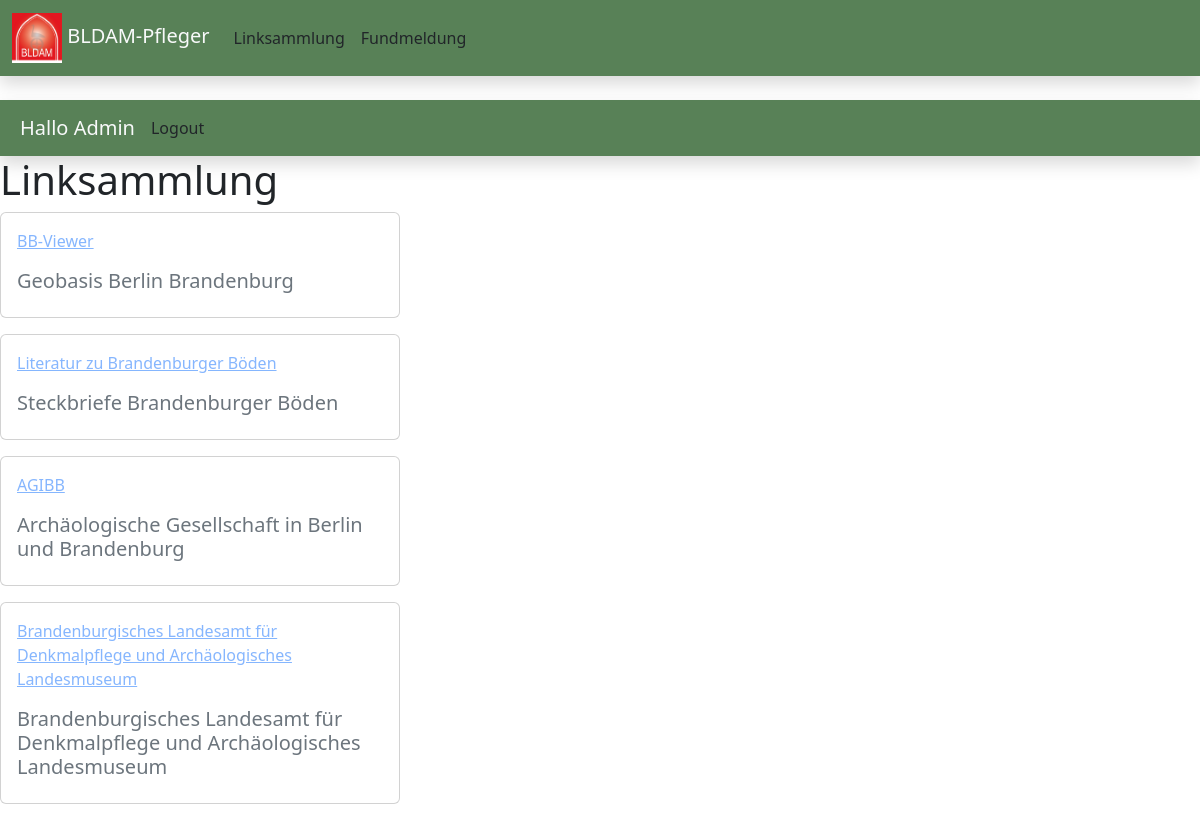
/linksammlung/ (signed in), run on the app's committed database.
### fundmeldung/models.py (models this page shows, shortened)
class Linksammlung(models.Model):
    name = models.CharField(max_length=100, null=True)
    url = models.URLField()
    beschreibung = models.TextField(max_length=100, null=True,blank=True)

### fundmeldung/views.py (the view)
# urls.py: path('linksammlung/', views.linksammlung, name='linksammlung'),
def linksammlung(request):
    linksammlungs = Linksammlung.objects.all()
    return render(request, 'linksammlung.html', {'linksammlungs': linksammlungs})

### templates/linksammlung.html
{% extends 'main.html' %}
{% block content %}
    <h1>Linksammlung</h1>
    <div class="row row-cols-1">
      {% for link in linksammlungs %}
        <div class="col mb-3">
            <div class="card" style="max-width: 25rem;">
                <div class="card-body">
                    <p><a class="link-opacity-50" href="{{link.url}}" target=”_blank”>{{link.name}}</a></p>
                <div class="d-flex justify-content-between">
                    <h5 class="text-secondary">{{link.beschreibung}}</h5>
                  </div>
                </div>
              </div>
        </div>
      {% endfor %}
    </div>
{% endblock content %}

### templates/user.html
{% load static %}
<nav class="navbar shadow sticky-topmb-4" style="background-color: #588157;">
    <div class="container-fluid">
            <div class="d-flex align-items-center">
              {% if request.user.is_authenticated %}
              <h5 class="text-light m-2">Hallo {{request.user|title}} </h5>
              <a class="nav-link btn btn-light p-2" href="{% url 'logout' %}">Logout</a>
              {% else %}
              <a class="nav-link btn btn-light p-2" href="{% url 'login' %}">Login</a>
              {% endif %}
            </div>
      </div>
  </nav>

### data on the page
Linksammlung: name "BB-Viewer", beschreibung "Geobasis Berlin Brandenburg"
Linksammlung: name "Literatur zu Brandenburger Böden", beschreibung "Steckbriefe Brandenburger Böden"
Linksammlung: name "AGIBB", beschreibung "Archäologische Gesellschaft in Berlin und Brandenburg"
Linksammlung: name "Brandenburgisches Landesamt für Denkmalpflege und Archäologisches Landesmuseum", beschreibung "Brandenburgisches Landesamt für Denkmalpflege und Archäologisches Landesmuseum"

### other printed values
{{ request.user|title }} "Admin"
